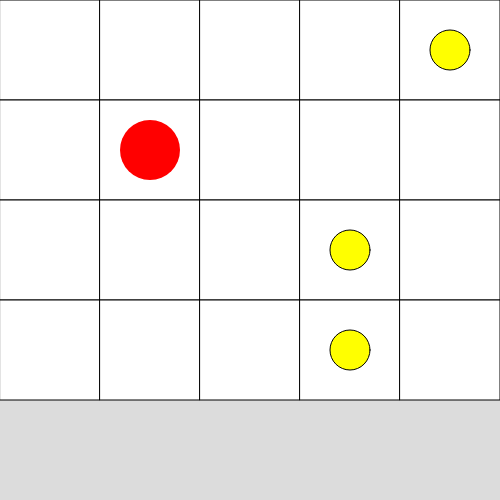
Frame 1 (no input)
Frame 60 (no input): identical to frame 1, image omitted
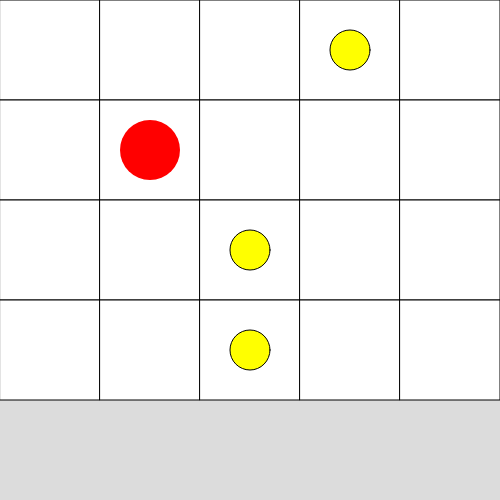
Frame 120 (the mouse pressed at the canvas centre since frame 60)

The p5.js sketch that drew these frames (run headless with seeded random() and noise() and a simulated clock; from frame 60 on, the mouse is pressed at the canvas centre):

// p5.js sketch
// ── sketch.js
const person = {
  isHuman: false,
  printIntroduction: function() {
    console.log(`My name is ${this.name}. Am I human? ${this.isHuman}`);
  }
};

const me = Object.create(person);

me.name = 'Matthew'; // "name" is a property set on "me", but not on "person"
me.isHuman = true; // inherited properties can be overwritten

me.printIntroduction();
// expected output: "My name is Matthew. Am I human? true"



class Trofeo {
  constructor(x, y, fila, columna, puntos = 50) {
    this.x = x;
    this.y = y;
    this.fila = fila;
    this.columna = columna;
    this.puntos = puntos;
  }

  show() {
    fill(255, 255, 0);
    circle(this.x, this.y, 40);
  }

  getX() {
    return this.x;
  }

  getY() {
    return this.y;
  }

  getPuntos() {
    return this.puntos;
  }

  move(mat) {

    let dir = parseInt(random(2));

    if (this.columna  == 0) {
      this.x += 400;
      this.columna++;
      this.columna++;
      this.columna++;
      this.columna++;

      

      switch (dir) {
        case 0: // izquierda
        
        if (this.y -100 <= 0) {
          this.y += 100;
          this.fila++;
        }
        break;
        
         case 1:
        if (this.y -100 >= 0) {
            this.y -= 100;
            this.fila--;
          }
  
          break;
        
         
        
      }
    }  
    if (this.columna - 1 >= 0 && mat[this.fila][this.columna - 1] === 0) {
        this.x -= 100;
        this.columna--;
      }
      
       
      
    
    
  }

}
let collectables = [];
let puntos = 0;
let colPj = 1;
let filPj = 1;
let xPj = 150;
let yPj = 150;

let mat = [
  [0, 0, 0, 0, 0], // 0
  [0, 0, 0, 0, 0], // 1
  [0, 0, 0, 0, 0], // 2
  [0, 0, 0, 0, 0], // 3
];

function setup() {
  createCanvas(500, 500);
  console.log(mat);
  collectables.push(new Trofeo(350, 350, 3, 3));
  collectables.push(new Trofeo(350, 250, 2, 3));
  collectables.push(new Trofeo(450, 50, 0, 4, 200));
}

function draw() {
  background(220);
  mostrarTerreno();
  mostrarPersonaje();
  mostrarCollectables(mat);

}

function mostrarCollectables(mat) {
  for (let index = 0; index < collectables.length; index++) {
    const colectable = collectables[index];
    colectable.show();
    if (frameCount % 60 == 0) {
      colectable.move(mat);
    }
  }
}

function mostrarPersonaje() {
  noStroke();
  fill(255, 0, 0);
  circle(xPj, yPj, 60);
  stroke(0);
}

function seleccionarColor(fila, columna) {
  switch (mat[fila][columna]) {
    case 0:
      // libre
      fill(255);
      break;
    case 1:
      // obstaculo
      fill(0);
      break;
    case 2:
      // protegido
      fill(255, 255, 0);
      break;
    default:
      break;
  }
}

function mostrarTerreno() {
  for (let fila = 0; fila < mat.length; fila++) {
    for (let columna = 0; columna < mat[fila].length; columna++) {
      seleccionarColor(fila, columna);
      rect(columna * 100, fila * 100, 100, 100);
    }
  }
}

function keyPressed() {

  switch (key) {
    case 'a': // izquierda
      if (colPj - 1 >= 0 && mat[filPj][colPj - 1] === 0) {
        xPj -= 100;
        colPj--;
      }
      break;
    case 'd':
      if (colPj + 1 < mat.length && mat[filPj][colPj + 1] === 0) {
        xPj += 100;
        colPj++;
      }
      break;
    case 'w':
      if (filPj - 1 >= 0 && mat[filPj - 1][colPj] === 0) {
        yPj -= 100;
        filPj--;
      }
      break;
    case 's':
      if (filPj + 1 < mat.length && mat[filPj + 1][colPj] === 0) {
        yPj += 100;
        filPj++;
      }
      break;
  }

  verificarInteraccion();
}

function verificarInteraccion() {
  for (let index = 0; index < collectables.length; index++) {
    const colectable = collectables[index];
    if (dist(xPj, yPj, colectable.getX(), colectable.getY()) < 50) {
      puntos += colectable.getPuntos();

      console.log(puntos);
      break;
    }
  }
}
